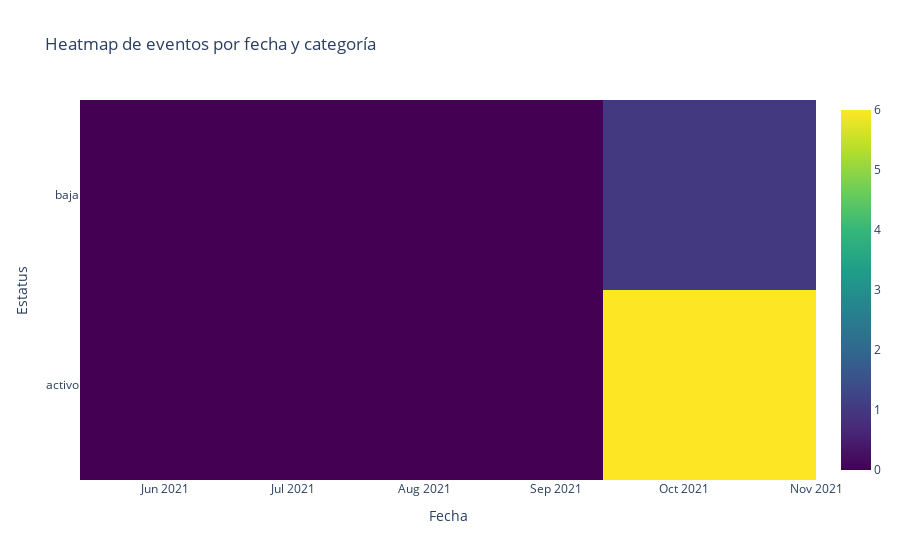

Notebook source saved alongside this figure:
### Code cell
df['FECHA ULTIMO REGISTRO'] = pd.to_datetime(df['FECHA ULTIMO REGISTRO'])

# Crear una tabla pivote que cuente los valores de 'Estatus' por 'FECHA ULTIMO REGISTRO'
heatmap_data = df.groupby(['FECHA ULTIMO REGISTRO', 'Estatus']).size().unstack(fill_value=0)

# Crear el heatmap usando la tabla pivote
fig = go.Figure(data=go.Heatmap(
    z=heatmap_data.values,  # Los valores de cuenta
    x=heatmap_data.index,   # Las fechas como eje X
    y=heatmap_data.columns, # Las categorías de 'Estatus' como eje Y
    colorscale='Viridis'
))

# Personalizar el layout
fig.update_layout(
    title='Heatmap de eventos por fecha y categoría',
    xaxis_title='Fecha',
    yaxis_title='Estatus'
)

# Mostrar el gráfico
fig.show()

### Figure 1 — Plotly figure (JSON) as saved in the notebook; plotly's stock layout.template omitted (floating-point values rounded to 4 significant figures; data arrays with more than 128 entries replaced by an {"elided": "..."} marker saying what was removed)
{"data": [{"colorscale": [[0, "#440154"], [0.1111, "#482878"], [0.2222, "#3e4989"], [0.3333, "#31688e"], [0.4444, "#26828e"], [0.5556, "#1f9e89"], [0.6667, "#35b779"], [0.7778, "#6ece58"], [0.8889, "#b5de2b"], [1, "#fde725"]], "type": "heatmap", "x": {"elided": "250 str values"}, "y": ["activo", "baja"], "z": {"elided": "250x2 int values"}}], "layout": {"title": {"text": "Heatmap de eventos por fecha y categoría"}, "xaxis": {"title": {"text": "Fecha"}}, "yaxis": {"title": {"text": "Estatus"}}}}
